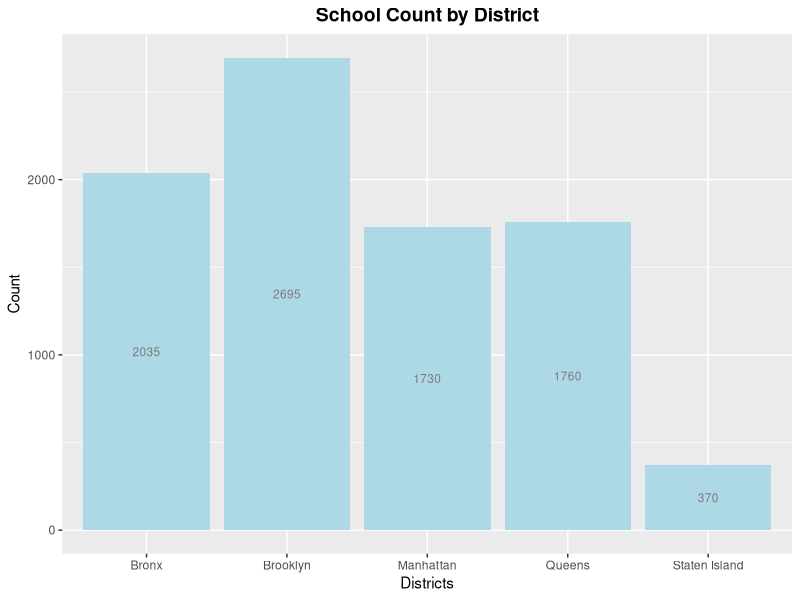
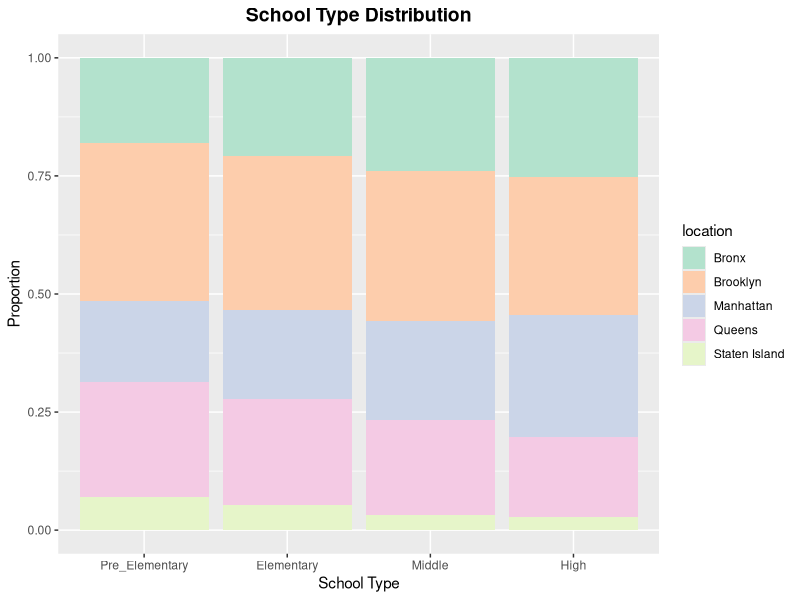

These figures' R source, in order:
## ---- chunk 1
library(knitr)
library(tidyverse)
library(dplyr)
library(ggplot2)
library(RColorBrewer)
library(sqldf)
school = read.csv("School.csv")
## ---- chunk 2
school <- school %>%
  group_by(School.Name) %>%
  mutate(count = n()) %>%
  filter(count == 5) %>%
  select(-count)
## ---- chunk 3
# loc <- ggplot(data = school, aes(x = Year)) + 
#   geom_bar(stat="count",fill = "lightblue")+
#   facet_wrap(~location,ncol =5)+
#   ggtitle("Number of schools in different Borough by year") + 
#   theme(plot.title = element_text(hjust = 0.5, face  = "bold", size = 14), 
#         axis.text.x = element_text(angle = 30, vjust = 0.5))+
#    xlab("Academic Year")+
#   ylab("Number of schools")
# loc
# 
# dis <-  ggplot(data = school, aes(x = Year,fill = location)) + 
#   geom_bar(stat="count") +
#   ggtitle("2013-2018 Time Series School Count") +
#   theme(plot.title = element_text(hjust = 0.5, face  = "bold", size = 14)) + 
#   xlab("Academic Year")+
#   ylab("Number of schools") 
# dis
## ---- chunk 4
school <- school %>% 
  mutate(location = case_when(
    str_detect(DBN, "K") == TRUE ~ "Brooklyn",
    str_detect(DBN,"X") == TRUE ~ "Bronx",
    str_detect(DBN,"Q") == TRUE ~ "Queens",
    str_detect(DBN,"M") == TRUE ~ "Manhattan",
    str_detect(DBN,"R") == TRUE ~ "Staten Island",
  ))

# school %>%
#   ggplot(mapping = aes(x = location)) +
#   geom_bar(stat = "count", fill = "lightblue") +
#   ggtitle("School Count by District") +
#   xlab("Districts") + ylab("Count") +
#   theme(plot.title = element_text(hjust = 0.5, face = "bold", size = 14))

school %>%
  group_by(location) %>%
  summarise(Count = n()) %>%
  ggplot(mapping = aes(x = location, y = Count)) +
  geom_bar(stat = "identity", fill = "lightblue") +
  ggtitle("School Count by District") +
  xlab("Districts") +
  theme(plot.title = element_text(hjust = 0.5, face = "bold", size = 14)) +
  geom_text(aes(label = Count), position = position_stack(vjust = 0.5), 
            size = 3,color = "grey48")
## ---- chunk 5
school <- rename(school, Grade.PK =Grade.PK..Half.Day...Full.Day. )
## ---- chunk 6
school <- school %>% 
  mutate(is_preschool = case_when(
    Grade.PK > 0 ~ 1,
    T ~ 0
  )) %>% 
  mutate(is_elementary = case_when(
    Grade.K == 0 & Grade.1 == 0 & Grade.2 == 0 &
      Grade.3 == 0 & Grade.4 == 0 & Grade.5 == 0 ~ 0,
    T ~ 1
  )) %>% 
  mutate(is_middle = case_when(
    Grade.6 == 0 & Grade.7 == 0 & Grade.8 == 0 ~ 0,
    T ~ 1
  )) %>% 
  mutate(is_high = case_when(
    Grade.9 == 0 & Grade.10 == 0 & Grade.11 == 0 & Grade.12 == 0 ~ 0,
    T ~ 1
  ))
## ---- chunk 7
count_by_type <- sqldf("select location, Year, sum(is_preschool) as Pre_Elementary,
      sum(is_elementary) as Elementary,
      sum(is_middle) as Middle,
      sum(is_high) as High from school group by location ,Year") %>% 
   pivot_longer(-c(location,Year),names_to ="type", values_to = "num")

count_by_type$type <- factor(count_by_type$type ,levels = c("Pre_Elementary", "Elementary", "Middle", "High"))

type_sch <- count_by_type %>%
  ggplot(mapping = aes(x = type, y = num, fill = location)) +
  geom_bar(stat = "identity", position = "fill") +
  ggtitle("School Type Distribution") +
  xlab("School Type") + ylab("Proportion") +
  theme(plot.title = element_text(hjust = 0.5, face  = "bold", size = 14))+
  scale_fill_brewer(palette = "Pastel2") 
type_sch
## ---- chunk 8
# type_sch <- ggplot(count_by_type, aes(fill=type, y=num, x=Year)) + 
#     geom_bar(position="dodge", stat="identity")+
#   ggtitle("Number of schools in different type by year") + 
#   theme(plot.title = element_text(hjust = 0.5, face  = "bold", size = 14))+
#    xlab("Academic Year")+
#   ylab("Number of schools") +
#   scale_color_brewer(palette="Dark2")
# type_sch
## ---- chunk 9
#write.csv(school, "school_f.csv", row.names = FALSE)
